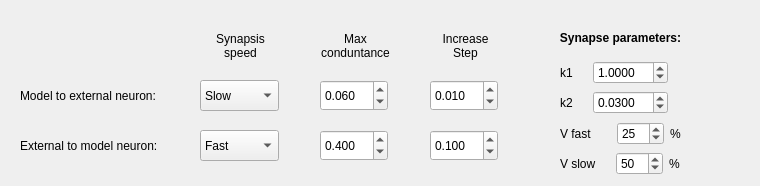
     <widget class="QWidget" name="pageGradualMap">
      <widget class="QLabel" name="label_69">
       <property name="geometry">
        <rect>
         <x>20</x>
         <y>80</y>
         <width>181</width>
         <height>31</height>
        </rect>
       </property>
       <property name="text">
        <string>Model to external neuron:</string>
       </property>
       <property name="alignment">
        <set>Qt::AlignLeading|Qt::AlignLeft|Qt::AlignVCenter</set>
       </property>
      </widget>
      <widget class="QComboBox" name="gradualModelToExternalSelect">
       <property name="geometry">
        <rect>
         <x>200</x>
         <y>80</y>
         <width>79</width>
         <height>31</height>
        </rect>
       </property>
       <property name="currentIndex">
        <number>1</number>
       </property>
       <item>
        <property name="text">
         <string>Fast</string>
        </property>
       </item>
       <item>
        <property name="text">
         <string>Slow</string>
        </property>
       </item>
      </widget>
      <widget class="QComboBox" name="gradualExternalToModelSelect">
       <property name="geometry">
        <rect>
         <x>200</x>
         <y>130</y>
         <width>79</width>
         <height>31</height>
        </rect>
       </property>
       <property name="currentIndex">
        <number>0</number>
       </property>
       <item>
        <property name="text">
         <string>Fast</string>
        </property>
       </item>
       <item>
        <property name="text">
         <string>Slow</string>
        </property>
       </item>
      </widget>
      <widget class="QLabel" name="label_70">
       <property name="geometry">
        <rect>
         <x>20</x>
         <y>130</y>
         <width>191</width>
         <height>31</height>
        </rect>
       </property>
       <property name="text">
        <string>External to model neuron:</string>
       </property>
       <property name="alignment">
        <set>Qt::AlignLeading|Qt::AlignLeft|Qt::AlignVCenter</set>
       </property>
      </widget>
      <widget class="QLabel" name="label_71">
       <property name="geometry">
        <rect>
         <x>200</x>
         <y>30</y>
         <width>81</width>
         <height>31</height>
        </rect>
       </property>
       <property name="text">
        <string>Synapsis
speed</string>
       </property>
       <property name="alignment">
        <set>Qt::AlignCenter</set>
       </property>
      </widget>
      <widget class="QLabel" name="label_72">
       <property name="geometry">
        <rect>
         <x>310</x>
         <y>30</y>
         <width>91</width>
         <height>31</height>
        </rect>
       </property>
       <property name="text">
        <string>Max
conduntance</string>
       </property>
       <property name="alignment">
        <set>Qt::AlignCenter</set>
       </property>
      </widget>
      <widget class="QLabel" name="label_73">
       <property name="geometry">
        <rect>
         <x>430</x>
         <y>30</y>
         <width>71</width>
         <height>31</height>
        </rect>
       </property>
       <property name="text">
        <string>Increase
Step</string>
       </property>
       <property name="alignment">
        <set>Qt::AlignCenter</set>
       </property>
      </widget>
      <widget class="QDoubleSpinBox" name="chemMap_MaxToExternal">
       <property name="geometry">
        <rect>
         <x>320</x>
         <y>80</y>
         <width>68</width>
         <height>31</height>
        </rect>
       </property>
       <property name="decimals">
        <number>3</number>
       </property>
       <property name="singleStep">
        <double>0.010000000000000</double>
       </property>
       <property name="value">
        <double>0.060000000000000</double>
       </property>
      </widget>
      <widget class="QDoubleSpinBox" name="chemMap_MaxToModel">
       <property name="geometry">
        <rect>
         <x>320</x>
         <y>130</y>
         <width>68</width>
         <height>31</height>
        </rect>
       </property>
       <property name="decimals">
        <number>3</number>
       </property>
       <property name="singleStep">
        <double>0.100000000000000</double>
       </property>
       <property name="value">
        <double>0.400000000000000</double>
       </property>
      </widget>
      <widget class="QDoubleSpinBox" name="chemMap_StepToExternal">
       <property name="geometry">
        <rect>
         <x>430</x>
         <y>80</y>
         <width>68</width>
         <height>31</height>
        </rect>
       </property>
       <property name="decimals">
        <number>3</number>
       </property>
       <property name="singleStep">
        <double>0.010000000000000</double>
       </property>
       <property name="value">
        <double>0.010000000000000</double>
       </property>
      </widget>
      <widget class="QDoubleSpinBox" name="chemMap_StepToModel">
       <property name="geometry">
        <rect>
         <x>430</x>
         <y>130</y>
         <width>68</width>
         <height>31</height>
        </rect>
       </property>
       <property name="decimals">
        <number>3</number>
       </property>
       <property name="singleStep">
        <double>0.050000000000000</double>
       </property>
       <property name="value">
        <double>0.100000000000000</double>
       </property>
      </widget>
      <widget class="QLabel" name="label_52">
       <property name="geometry">
        <rect>
         <x>490</x>
         <y>30</y>
         <width>261</width>
         <height>16</height>
        </rect>
       </property>
       <property name="font">
        <font>
         <weight>75</weight>
         <bold>true</bold>
        </font>
       </property>
       <property name="text">
        <string>Synapse parameters:</string>
       </property>
       <property name="alignment">
        <set>Qt::AlignCenter</set>
       </property>
      </widget>
      <widget class="QWidget" name="layoutWidget">
       <property name="geometry">
        <rect>
         <x>560</x>
         <y>60</y>
         <width>108</width>
         <height>25</height>
        </rect>
       </property>
       <layout class="QHBoxLayout" name="horizontalLayout_8">
        <item>
         <widget class="QLabel" name="label_48">
          <property name="text">
           <string>k1</string>
          </property>
         </widget>
        </item>
        <item>
         <widget class="QDoubleSpinBox" name="doubleSynGrad_k1_map">
          <property name="decimals">
           <number>4</number>
          </property>
          <property name="minimum">
           <double>-99.000000000000000</double>
          </property>
          <property name="singleStep">
           <double>0.050000000000000</double>
          </property>
          <property name="value">
           <double>1.000000000000000</double>
          </property>
         </widget>
        </item>
       </layout>
      </widget>
      <widget class="QWidget" name="layoutWidget">
       <property name="geometry">
        <rect>
         <x>560</x>
         <y>90</y>
         <width>108</width>
         <height>25</height>
        </rect>
       </property>
       <layout class="QHBoxLayout" name="horizontalLayout_9">
        <item>
         <widget class="QLabel" name="label_49">
          <property name="text">
           <string>k2</string>
          </property>
         </widget>
        </item>
        <item>
         <widget class="QDoubleSpinBox" name="doubleSynGrad_k2_map">
          <property name="decimals">
           <number>4</number>
          </property>
          <property name="minimum">
           <double>-99.000000000000000</double>
          </property>
          <property name="singleStep">
           <double>0.005000000000000</double>
          </property>
          <property name="value">
           <double>0.030000000000000</double>
          </property>
         </widget>
        </item>
       </layout>
      </widget>
      <widget class="QWidget" name="layoutWidget">
       <property name="geometry">
        <rect>
         <x>560</x>
         <y>120</y>
         <width>121</width>
         <height>27</height>
        </rect>
       </property>
       <layout class="QHBoxLayout" name="horizontalLayout_10">
        <item>
         <widget class="QLabel" name="label_50">
          <property name="text">
           <string>V fast </string>
          </property>
         </widget>
        </item>
        <item>
         <layout class="QHBoxLayout" name="horizontalLayout_5">
          <item>
           <widget class="QDoubleSpinBox" name="doubleSynGrad_vfast_map">
            <property name="decimals">
             <number>0</number>
            </property>
            <property name="minimum">
             <double>0.000000000000000</double>
            </property>
            <property name="maximum">
             <double>100.000000000000000</double>
            </property>
            <property name="singleStep">
             <double>5.000000000000000</double>
            </property>
            <property name="value">
             <double>25.000000000000000</double>
            </property>
           </widget>
          </item>
          <item>
           <widget class="QLabel" name="label_53">
            <property name="text">
             <string>%</string>
            </property>
           </widget>
          </item>
         </layout>
        </item>
       </layout>
      </widget>
      <widget class="QWidget" name="layoutWidget">
       <property name="geometry">
        <rect>
         <x>560</x>
         <y>150</y>
         <width>120</width>
         <height>27</height>
        </rect>
       </property>
       <layout class="QHBoxLayout" name="horizontalLayout_11">
        <item>
         <widget class="QLabel" name="label_51">
          <property name="text">
           <string>V slow</string>
          </property>
         </widget>
        </item>
        <item>
         <layout class="QHBoxLayout" name="horizontalLayout_7">
          <item>
           <widget class="QDoubleSpinBox" name="doubleSynGrad_vslow_map">
            <property name="decimals">
             <number>0</number>
            </property>
            <property name="minimum">
             <double>0.000000000000000</double>
            </property>
            <property name="singleStep">
             <double>5.000000000000000</double>
            </property>
            <property name="value">
             <double>50.000000000000000</double>
            </property>
           </widget>
          </item>
          <item>
           <widget class="QLabel" name="label_55">
            <property name="text">
             <string>%</string>
            </property>
           </widget>
          </item>
         </layout>
        </item>
       </layout>
      </widget>
     </widget>
